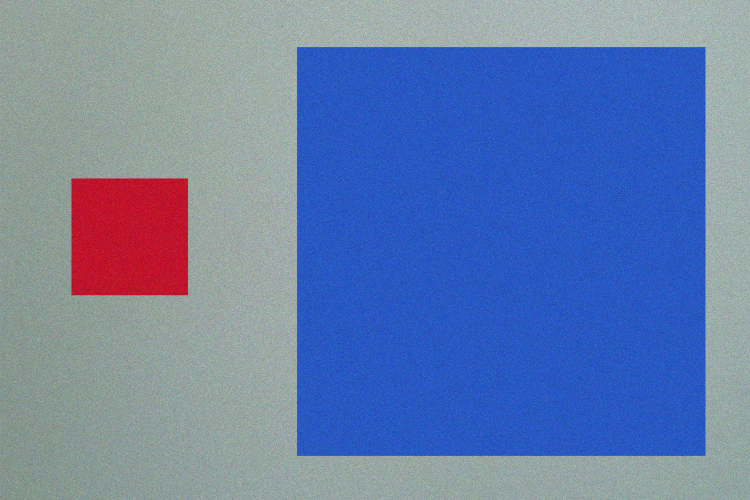
#> input picture test_images/2d/10pr/1_prieksa.jpg, 1500 x 1000 px (shown at 1/2 size)
$ python measure_area.py   (older library calls are emulated)
#> lines starting #> are read from the running program, lines starting #| are printed output that depends on the picture; after the words box and inside, x2 and y2 are one past the last pixel; in counts of white or black regions, pixels touching at a corner belong together
import cv2
import numpy as np
import urllib.request
import imutils
import pandas as pd
from imutils import contours
from imutils import perspective

imagesToMeasure = [
    {
        'folder': 'test_images/2d/10pr',
        'filename': '1_prieksa.jpg',
        'ref_area': 400,
    },
    {
        'folder': 'test_images/2d/10pr',
        'filename': '2_prieksa.jpg',
        'ref_area': 5625
    },
    {
        'folder': 'test_images/2d/10pr',
        'filename': '3_prieksa.jpg',
        'ref_area': 400
    },
    {
        'folder': 'test_images/2d/10pr',
        'filename': '4_prieksa.jpg',
        'ref_area': 5625
    },
    {
        'folder': 'test_images/2d/10pr',
        'filename': '5_prieksa.jpg',
        'ref_area': 400
    },
    {
        'folder': 'test_images/2d/10pr',
        'filename': '6_prieksa.jpg',
        'ref_area': 5625
    },
    {
        'folder': 'test_images/2d/10pr',
        'filename': '7_prieksa.jpg',
        'ref_area': 400
    },
    {
        'folder': 'test_images/2d/10pr',
        'filename': '8_prieksa.jpg',
        'ref_area': 5625
    },
        {
        'folder': 'test_images/2d/5pr',
        'filename': '1_prieksa.jpg',
        'ref_area': 400
    },
    {
        'folder': 'test_images/2d/5pr',
        'filename': '2_prieksa.jpg',
        'ref_area': 5625
    },
    {
        'folder': 'test_images/2d/5pr',
        'filename': '3_prieksa.jpg',
        'ref_area': 400
    },
    {
        'folder': 'test_images/2d/5pr',
        'filename': '4_prieksa.jpg',
        'ref_area': 5625
    },
    {
        'folder': 'test_images/2d/5pr',
        'filename': '5_prieksa.jpg',
        'ref_area': 400
    },
    {
        'folder': 'test_images/2d/5pr',
        'filename': '6_prieksa.jpg',
        'ref_area': 5625
    },
    {
        'folder': 'test_images/2d/5pr',
        'filename': '7_prieksa.jpg',
        'ref_area': 400
    },
    {
        'folder': 'test_images/2d/5pr',
        'filename': '8_prieksa.jpg',
        'ref_area': 5625
    },
        {
        'folder': 'test_images/2d/2pr',
        'filename': '1_prieksa.jpg',
        'ref_area': 400
    },
    {
        'folder': 'test_images/2d/2pr',
        'filename': '2_prieksa.jpg',
        'ref_area': 5625
    },
    {
        'folder': 'test_images/2d/2pr',
        'filename': '3_prieksa.jpg',
        'ref_area': 400
    },
    {
        'folder': 'test_images/2d/2pr',
        'filename': '4_prieksa.jpg',
        'ref_area': 5625
    },
    {
        'folder': 'test_images/2d/2pr',
        'filename': '5_prieksa.jpg',
        'ref_area': 400
    },
    {
        'folder': 'test_images/2d/2pr',
        'filename': '6_prieksa.jpg',
        'ref_area': 5625
    },
    {
        'folder': 'test_images/2d/2pr',
        'filename': '7_prieksa.jpg',
        'ref_area': 400
    },
    {
        'folder': 'test_images/2d/2pr',
        'filename': '8_prieksa.jpg',
        'ref_area': 5625
    },
]

areaInfo = {}

for imageInfo in imagesToMeasure:
    imageFolder = imageInfo['folder']
    imageFilename = imageInfo['filename']
    imagePath = imageFolder + '/' + imageFilename

    image = cv2.imread(imagePath)
#> image is the input picture: shape (1000, 1500, 3); mean B, G, R 171.5, 125.7, 103

    scale_percent = 60 # percent of original size
    width = int(image.shape[1] * scale_percent / 100)
#> width = 900
    height = int(image.shape[0] * scale_percent / 100)
#> height = 600
    dim = (width, height)
#> dim = (900, 600)

    refArea = imageInfo['ref_area'] # Reference area
    refAreaUnit = 'cm^2' # Reference area measurement units

    img = cv2.resize(image.copy(), dim)
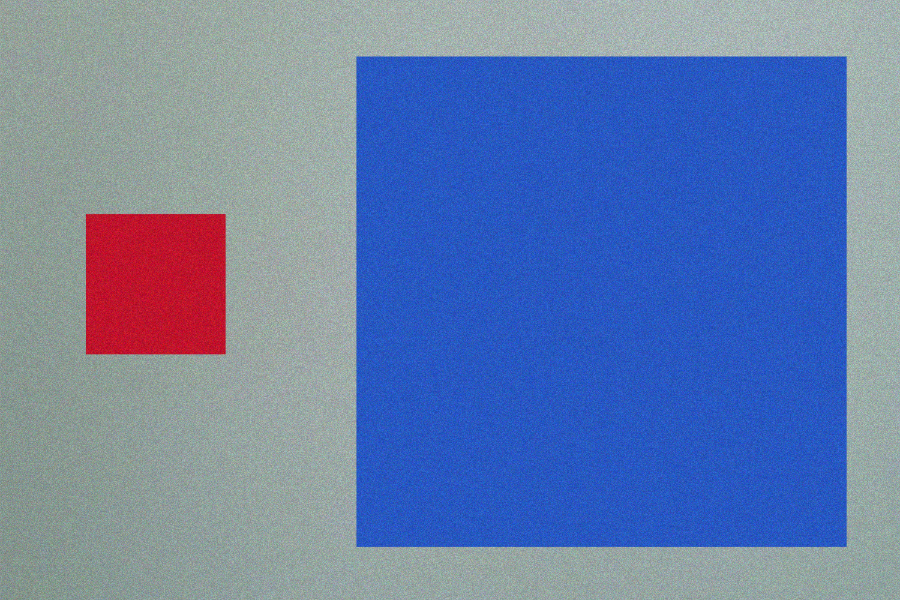
#> img: shape (600, 900, 3); mean B, G, R 171.4, 125.6, 102.9

    gray = cv2.cvtColor(img, cv2.COLOR_BGR2GRAY)
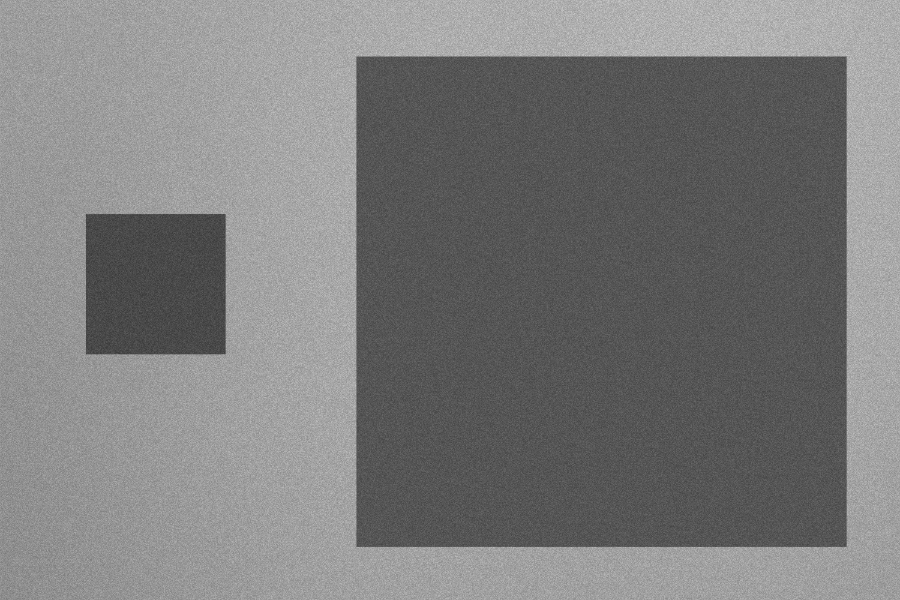
#> gray: shape (600, 900); min 57, max 203, mean 124
    gray = cv2.GaussianBlur(gray, (5, 5), 0)

    edges = cv2.Canny(gray, 50, 100)
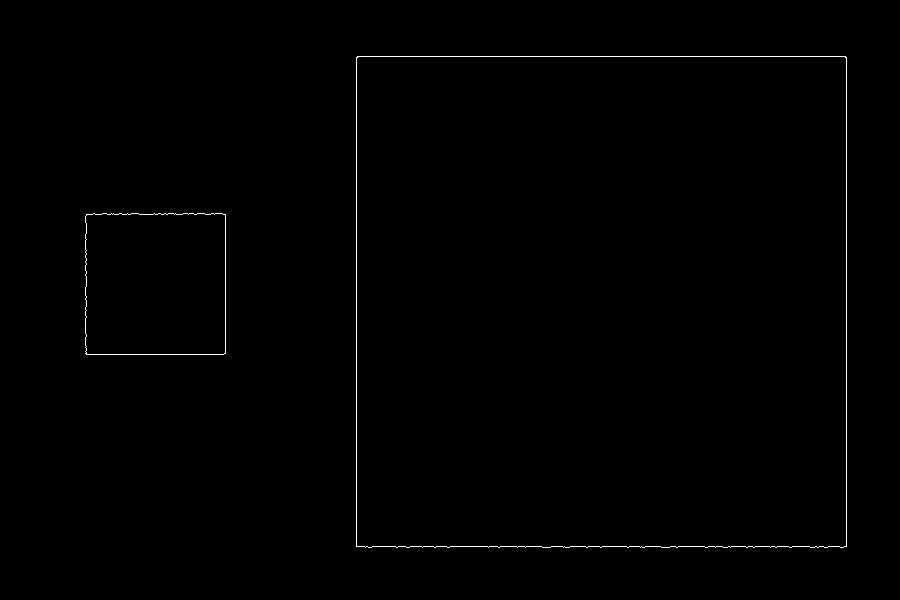
#> edges: shape (600, 900); 0.47% white in thin lines or dots, all inside (x1, y1, x2, y2) = (85, 56, 847, 548)

    _, cntrs, _ = cv2.findContours(edges.copy(), cv2.RETR_EXTERNAL, cv2.CHAIN_APPROX_NONE)
#> cntrs = 2 contours; box (x1, y1, x2, y2) and area: (356, 56, 847, 548) 240192, (85, 213, 226, 355) 19606

    # Sort the contours as they are in the picture
    (cntrs, _) = contours.sort_contours(cntrs)

    refCnt = cntrs[0]
#> refCnt = contour of 557 points, box (x1, y1, x2, y2) (85, 213, 226, 355), area 19606
    refCntArea = cv2.contourArea(refCnt)
#> refCntArea = 19605.5

    if (refCntArea == 0):
        print('Could not distinguish reference object from picture ' + imageFolder + '/' + imageFilename)
        continue

    refUnitPerPix = refArea / refCntArea
#> refUnitPerPix = 0.0204

    refCntBox = cv2.minAreaRect(refCnt)
#> refCntBox = ((155, 283.5), (141, 140), -90)
    refCntBox = cv2.cv.BoxPoints(refCntBox) if imutils.is_cv2() else cv2.boxPoints(refCntBox)
#> refCntBox = ((225, 354), (85, 354), (85, 213), (225, 213))
    refCntBox = np.array(refCntBox, dtype="int")
#> refCntBox = [[225, 354], [85, 354], [85, 213], [225, 213]]
    refCntBox = perspective.order_points(refCntBox)
#> refCntBox = [[85, 213], [225, 213], [225, 354], [85, 354]]

    cv2.drawContours(img, refCnt, -1, (255, 0, 0), 2)
    cv2.putText(img, str(refArea) + ' ' + refAreaUnit, (int(refCntBox[3][0]) - 20, int(refCntBox[3][1]) + 20), cv2.FONT_HERSHEY_SIMPLEX, 0.65, (255, 0, 255), 2)
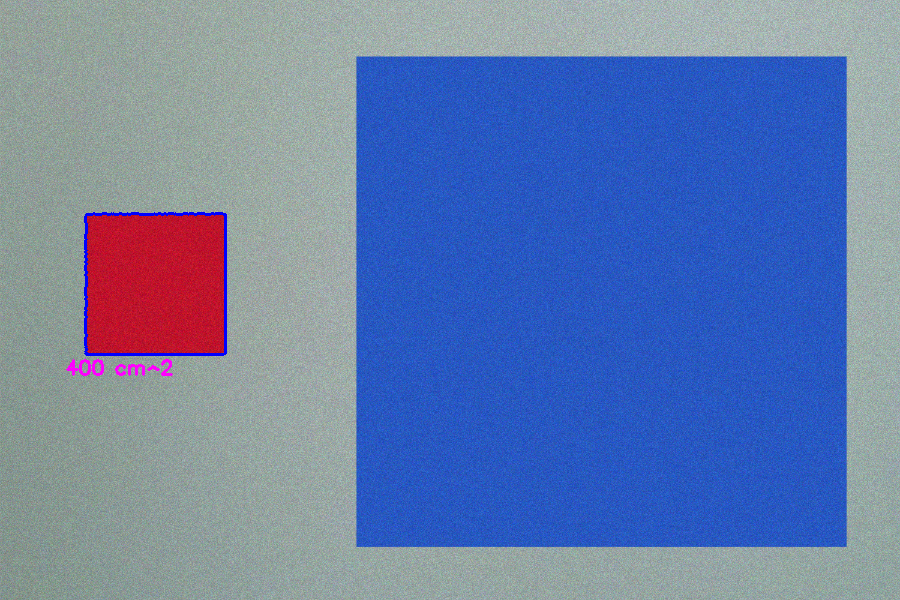
#> img: shape (600, 900, 3); mean B, G, R 172, 125.1, 102.5

    objCntrs = cntrs[1:]
#> objCntrs = 1 contour; box (x1, y1, x2, y2) and area: (356, 56, 847, 548) 240192

    for cnt in objCntrs:
        cntrArea = cv2.contourArea(cnt)

        if cntrArea < 100:
            continue

        box = cv2.minAreaRect(cnt)
        box = cv2.cv.BoxPoints(box) if imutils.is_cv2() else cv2.boxPoints(box)
        box = np.array(box, dtype="int")
        box = perspective.order_points(box)

        cntrArea = cv2.contourArea(cnt)
        cntrArea = cntrArea * refUnitPerPix

        cv2.drawContours(img, cnt, -1, (255, 0, 0), 2)
        cv2.putText(img, str(cntrArea)  + ' ' + refAreaUnit, (int(box[0][0]) - 20, int(box[0][1]) - 20), cv2.FONT_HERSHEY_SIMPLEX, 0.65, (255, 0, 255), 2)
#> this loop made 1 pass
#> (cntrArea, box) on pass 1: (4900.5, [[356, 56], [846, 56], [846, 547], [356, 547]])
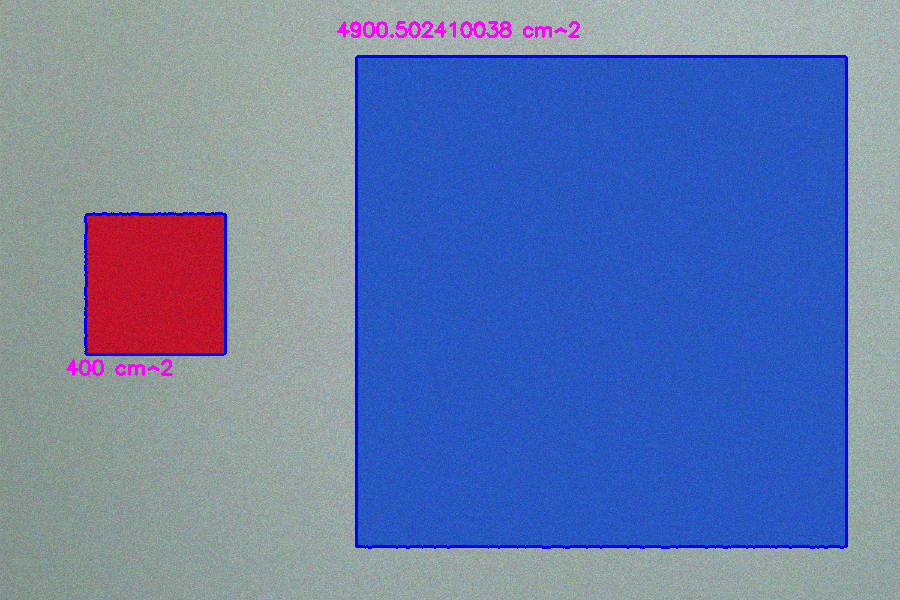
#> img: shape (600, 900, 3); 1.41% of pixels changed, all inside (x1, y1, x2, y2) = (337, 21, 848, 549)

    areaInfo[imagePath] = cntrArea

    cv2.imwrite('results/' + imagePath, img, [int(cv2.IMWRITE_JPEG_QUALITY), 90])
    print('Found area for ' + imagePath)
#> pass 2 of the loop `for imageInfo in imagesToMeasure:`:
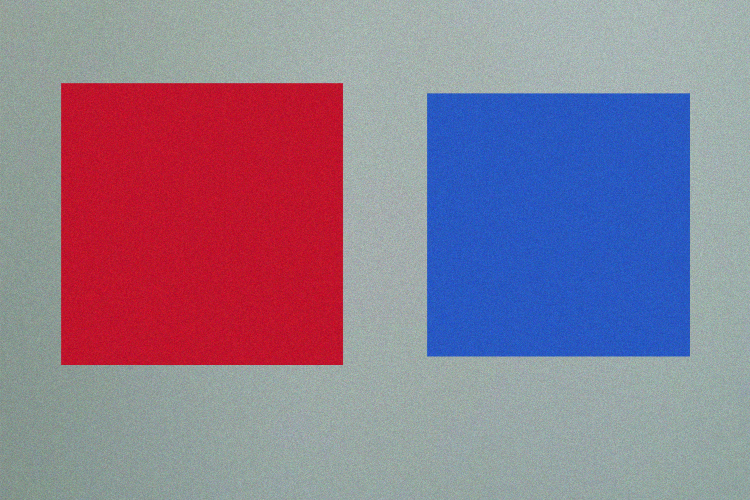
#> input picture test_images/2d/10pr/2_prieksa.jpg, 1500 x 1000 px (shown at 1/2 size)
#> image is the input picture: shape (1000, 1500, 3); mean B, G, R 144.3, 122, 140.6
#> `edges = cv2.Canny(gray, 50, 100)`:
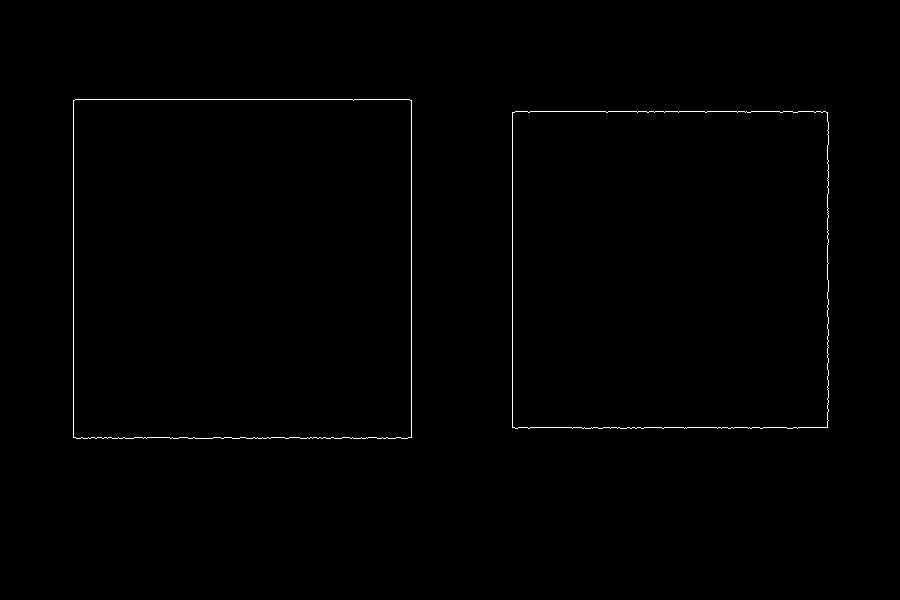
#> edges: shape (600, 900); 0.48% white in thin lines or dots, all inside (x1, y1, x2, y2) = (73, 99, 829, 439)
#> cntrs = 2 contours; box (x1, y1, x2, y2) and area: (73, 99, 412, 439) 114408, (512, 111, 829, 429) 99701
#> refCnt = contour of 1350 points, box (x1, y1, x2, y2) (73, 99, 412, 439), area 114408
#> refCntArea = 114408
#> refUnitPerPix = 0.0492
#> `refCntBox = cv2.minAreaRect(refCnt)`: refCntBox = ((242, 268.5), (339, 338), -90)
#> `refCntBox = cv2.cv.BoxPoints(refCntBox) if imutils.is_cv2() else cv2.b..`: refCntBox = ((411, 438), (73, 438), (73, 99), (411, 99))
#> `refCntBox = np.array(refCntBox, dtype="int")`: refCntBox = [[411, 438], [73, 438], [73, 99], [411, 99]]
#> `refCntBox = perspective.order_points(refCntBox)`: refCntBox = [[73, 99], [411, 99], [411, 438], [73, 438]]
#> objCntrs = 1 contour; box (x1, y1, x2, y2) and area: (512, 111, 829, 429) 99701
#> the loop `for cnt in objCntrs:` made 1 pass
#> (cntrArea, box) on pass 1: (4901.9, [[512, 111], [828, 111], [828, 427], [512, 427]])
#> after the loop `for cnt in objCntrs:`:
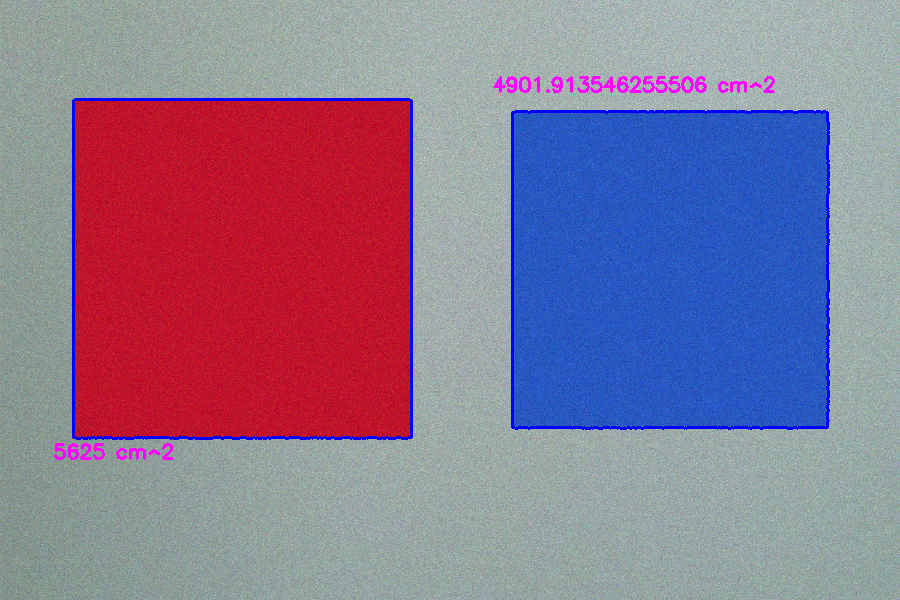
#> img: shape (600, 900, 3); mean B, G, R 146.2, 119.3, 139
#> pass 3 of the loop `for imageInfo in imagesToMeasure:`:
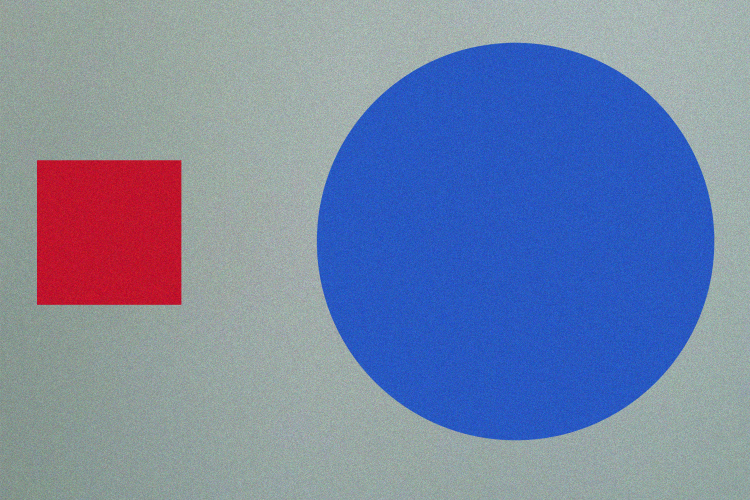
#> input picture test_images/2d/10pr/3_prieksa.jpg, 1500 x 1000 px (shown at 1/2 size)
#> image is the input picture: shape (1000, 1500, 3); mean B, G, R 166.6, 132.7, 117.4
#> `edges = cv2.Canny(gray, 50, 100)`:
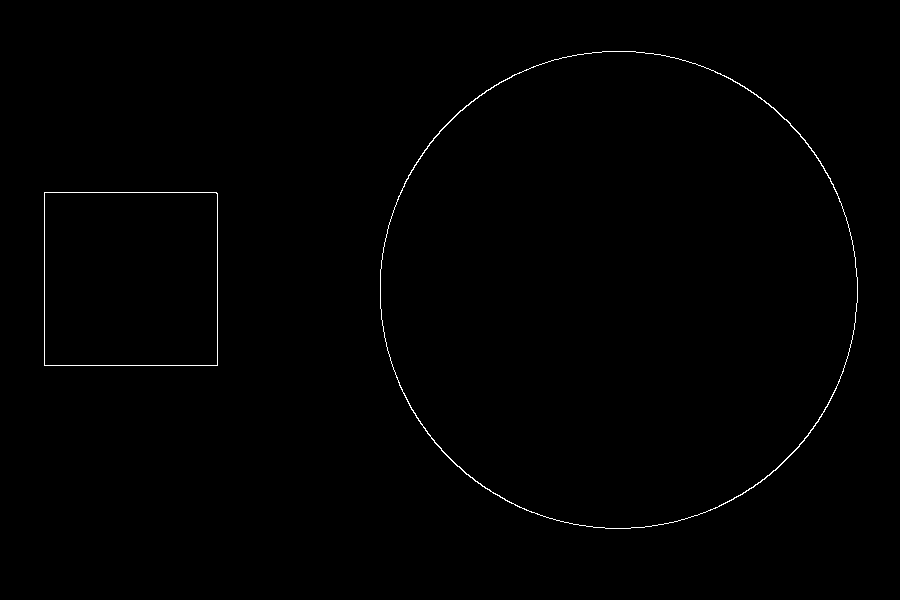
#> edges: shape (600, 900); 0.45% white in thin lines or dots, all inside (x1, y1, x2, y2) = (44, 51, 858, 529)
#> cntrs = 2 contours; box (x1, y1, x2, y2) and area: (380, 51, 858, 529) 178920, (44, 192, 218, 366) 29928
#> refCnt = contour of 691 points, box (x1, y1, x2, y2) (44, 192, 218, 366), area 29928
#> refCntArea = 29928.5
#> refUnitPerPix = 0.0134
#> `refCntBox = cv2.minAreaRect(refCnt)`: refCntBox = ((130.5, 278.5), (173, 173), -90)
#> `refCntBox = cv2.cv.BoxPoints(refCntBox) if imutils.is_cv2() else cv2.b..`: refCntBox = ((217, 365), (44, 365), (44, 192), (217, 192))
#> `refCntBox = np.array(refCntBox, dtype="int")`: refCntBox = [[217, 365], [44, 365], [44, 192], [217, 192]]
#> `refCntBox = perspective.order_points(refCntBox)`: refCntBox = [[44, 192], [217, 192], [217, 365], [44, 365]]
#> objCntrs = 1 contour; box (x1, y1, x2, y2) and area: (380, 51, 858, 529) 178920
#> the loop `for cnt in objCntrs:` made 1 pass
#> (cntrArea, box) on pass 1: (2391.3, [[380, 51], [857, 51], [857, 528], [380, 528]])
#> after the loop `for cnt in objCntrs:`:
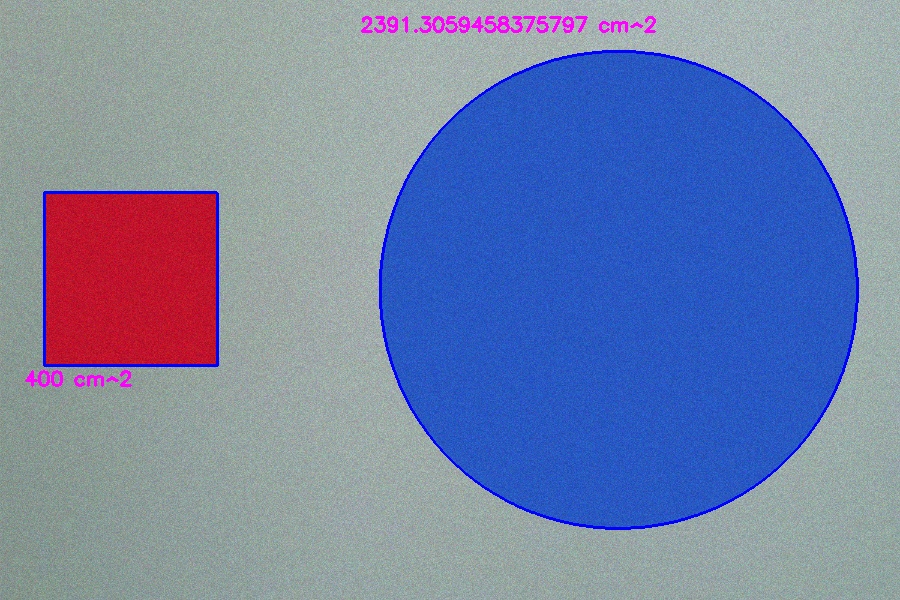
#> img: shape (600, 900, 3); mean B, G, R 168.1, 130.4, 116.4
#> (the run stopped early here; a loop or call above may not have finished)
